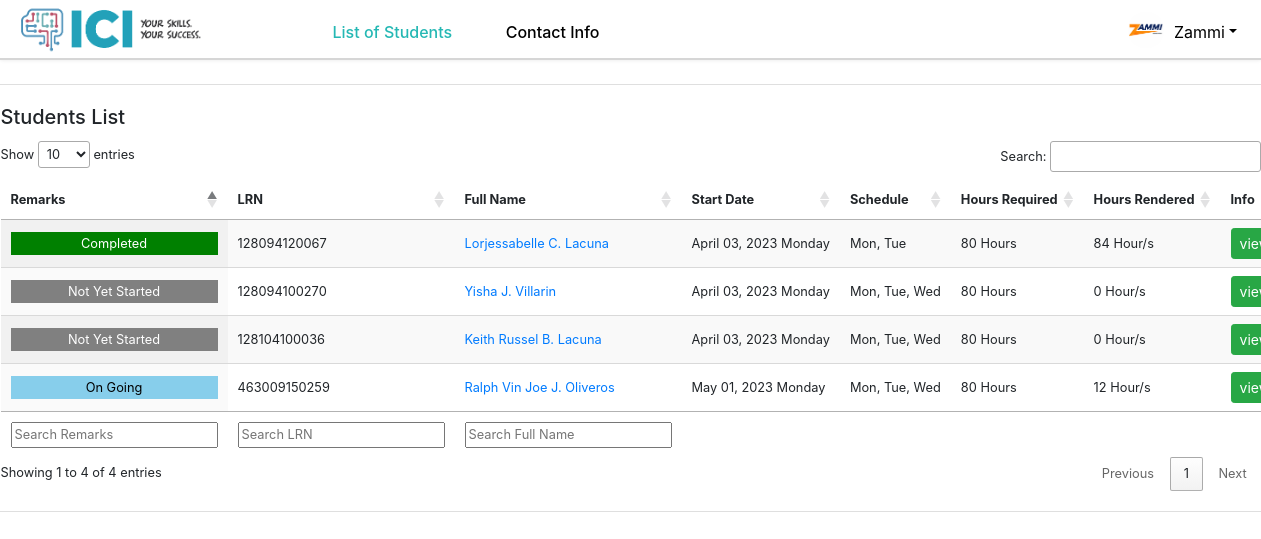
The page /department-studentslist.php (signed in) on the database its author committed.
### tables this page shows
CREATE TABLE `departments` (
  `ID` bigint(20) NOT NULL,
  `username` varchar(20) NOT NULL,
  `department` varchar(80) NOT NULL,
  `email` varchar(255) NOT NULL,
  `pass` varchar(500) NOT NULL,
  `address` varchar(255) NOT NULL,
  `number` varchar(500) NOT NULL,
  `fb` varchar(255) NOT NULL,
  `picture` text NOT NULL
);

CREATE TABLE `students` (
  `fname` varchar(80) NOT NULL,
  `mname` varchar(80) NOT NULL,
  `lname` varchar(80) NOT NULL,
  `lrn` varchar(12) NOT NULL,
  `email` varchar(255) NOT NULL,
  `cpnum` bigint(11) NOT NULL,
  `pass` varchar(255) NOT NULL,
  `nschool` text NOT NULL,
  `department` text NOT NULL,
  `coordinator` varchar(255) NOT NULL,
  `block` varchar(80) NOT NULL,
  `schoolyear` varchar(9) NOT NULL,
  `hrs` int(11) NOT NULL,
  `homeaddress` text NOT NULL,
  `bdate` date NOT NULL,
  `placeofbirth` varchar(500) NOT NULL,
  `Gender` varchar(80) NOT NULL,
  `nationality` text NOT NULL,
  `marital_status` text NOT NULL,
  `religion` varchar(1000) NOT NULL,
  `height` varchar(10) NOT NULL,
  `skills` varchar(700) NOT NULL,
  `qualifications` varchar(700) NOT NULL,
  `picture` text NOT NULL,
  `objective` text NOT NULL,
  `cr1name` text NOT NULL,
  `cr1relation` text NOT NULL,
  `cr1info` varchar(255) NOT NULL,
  `cr2name` text NOT NULL,
  `cr2relation` text NOT NULL,
  `cr2info` varchar(255) NOT NULL,
  `schedule` text NOT NULL,
  `startdate` date NOT NULL,
  `remarks` varchar(80) NOT NULL,
  `status` varchar(80) NOT NULL,
  `dateRegistered` date NOT NULL
);

### department-studentslist.php (the view, shortened to what this page needs)
<?php
    include "capstone_database.php";
    include "navigation_bar_department.php";
?>
<!DOCTYPE html>
<html lang="en">
<head>
    <link rel="stylesheet" href="https://cdn.jsdelivr.net/npm/bootstrap@4.5.3/dist/css/bootstrap.min.css" >
    <link rel="stylesheet" href="https://cdnjs.cloudflare.com/ajax/libs/twitter-bootstrap/4.5.2/css/bootstrap.css">
    <link rel="stylesheet" href="https://cdn.datatables.net/1.13.4/css/jquery.dataTables.min.css"/>
    <link rel="stylesheet" href="https://cdn.datatables.net/searchpanes/2.1.2/css/searchPanes.dataTables.min.css"/>
    <link rel="stylesheet" href="https://cdn.datatables.net/select/1.6.2/css/select.dataTables.min.css"/>
</head>
<body>
    <br>
<div class="container">
    <div class="row justify-content-md-center">
        <div class="col-sm-13">
            <div class="card mb-5">
                <div class="card-body table-sm small" style="max-width: 1300px">
                    <h5 class="card-title">Students List</h5>
                    <table id="table" class="display nowrap" style="width: 100%;">
                        <thead>
                            <tr>
                                <th>Remarks</th>
                                <th>LRN</th>
                                <th>Full Name</th>
                                <th>Start Date</th>
                                <th>Schedule</th>
                                <th>Hours Required</th>
                                <th>Hours Rendered</th>
                                <th>Info</th>
                            </tr>
                        </thead>
                        <tbody>
                        <?php
                         function remarks($remarks){
                            if ($remarks == "Completed") {
                                    return '<div style="background-color: green;  color: white; padding: 2px;">'.$remarks.'</div>';
                            } else if ($remarks == "On Going") {
                                    return '<div style="background-color: skyblue; color: black; padding: 2px;">'.$remarks.'</div>';
                            } else if ($remarks == "Declined") {
                                    return '<div style="background-color: red;  color: white; padding: 2px;">'.$remarks.'</div>';
                            } else if ($remarks == "Not Yet Started") {
                                return '<div style="background-color: gray;  color: white; padding: 2px;">'.$remarks.'</div>';
                            }
                        }
                            $dep = $_SESSION['department'];
                            $sql = "SELECT * FROM students WHERE `department` = '$dep'";
                            $query1 = mysqli_query($mysqli, $sql);
                            while ($students = mysqli_fetch_array($query1)) {
                                echo "<tr>";
                                echo "<td align='center'>";
                                echo remarks($students['remarks']);
                                echo "</td>";
                                echo "<td>";
                                echo $students['lrn'];
                                echo "</td>";
                                echo "<td>";
                                echo "<a href='' class='name-btn' data-toggle='modal' data-target='#nameModal' data-id='" . $students['lrn'] . "'>" . $students['fname'] . " " . substr($students['mname'], 0, 1) . ". " . $students['lname'] . "</a>";
                                echo "</td>";
                                echo "<td>";
                                if($students['startdate'] == "0000-00-00"){
                                    echo "";
                                } else {
                                    echo date('F d, Y' . " " . 'l', strtotime($students['startdate']));
                                }
                                echo "</td>";
                                echo "<td>";
                                echo $students['schedule'];
                                echo "</td>";
                                echo "<td>";
                                echo $students['hrs'] . " Hours";
                                echo "</td>";
                                echo "<td>";
                                    $hrs = "SELECT sum(numofhrs) FROM dtr WHERE lrn = '" . $students['lrn'] . "' AND (remarks = 'Approved' OR remarks = '')";
                                    $query = mysqli_query($mysqli, $hrs);
                                    $hours = mysqli_fetch_array($query);
                                    if($hours['sum(numofhrs)'] == ""){ echo "0 Hour/s";} else {echo $hours['sum(numofhrs)'] . " Hour/s";}
                                echo "</td>";
                                echo "<td align='center'>";
                                echo "<a class='btn btn-sm btn-success' href='dep-view.php?lrn=" . $students['lrn'] . "'>view</a>";
                                echo "</td>";
                                echo "</tr>";
                            }
                        ?>
                        </tbody>
                        <tfoot>
                                <th>Remarks</th>
                                <th>LRN</th>
                                <th>Full Name</th>
                                <th></th>
                                <th></th>
                                <th></th>
                                <th></th>
                                <th></th>
                        </tfoot>
                    </table>
                </div>
            </div>
        </div>
    </div>
</div>
</body>
</html>

### navigation_bar_department.php (shortened to what this page needs)
<!DOCTYPE html>
<html lang="en">
<head>
<link rel="stylesheet" href="https://stackpath.bootstrapcdn.com/bootstrap/4.5.0/css/bootstrap.min.css">
<link rel="stylesheet" href="https://maxcdn.bootstrapcdn.com/font-awesome/4.7.0/css/font-awesome.min.css">
</head>
<body>
<nav class="navbar navbar-expand-xl navbar-light" style="position: sticky; top: 0; background-color: #FFF; height: 60px;">
	<a href="#" class="navbar-brand"><img src="uploads/logo.png" alt="ICI logo"class="logo">
 </a>
	<div id="navbarCollapse" class="collapse navbar-collapse justify-content-start">
		<div class="navbar-nav">
        &nbsp;&nbsp;&nbsp;&nbsp;&nbsp;&nbsp;&nbsp;&nbsp;&nbsp; <a class="highlight1" href="department-studentslist.php" class="nav-item nav-link" style= "margin-left: 20px; margin-right: 20px;">List of Students</a> &nbsp;&nbsp;&nbsp;
			<a class="highlight2" href="dep-contactinfo.php" class="nav-item nav-link" style= "margin-left: 20px; margin-right: 20px;">Contact Info</a>
		</div>
		<div class="navbar-nav ml-auto">
			<div class="nav-item dropdown">
				<?php
					include 'capstone_database.php';
					function firstName($string) {
						$word = strtok($string, ' ');
						return $word !== false ? $word : '';
					}
					$myseq = "SELECT * FROM `departments` WHERE `ID` ='" . $_SESSION['department'] . "'";
					$result = mysqli_query($mysqli, $myseq);
					$row = mysqli_fetch_assoc($result);
				?>
				<a style="color: black;" href="#" data-toggle="dropdown" class="nav-link dropdown-toggle user-action"><img src="uploads/<?php echo $row['picture'] ?>" class="avatar" alt="Avatar"><?php echo firstName($row['department']); ?><b class="caret"></b></a>
			</div>
		</div>
	</div>
</nav>
</body>
</html>

### navigation_bar_department.php (style rules this page uses)
body { background: #FFF; height: auto; }
.navbar { background: #000; padding-left: 16px; padding-right: 16px; border-bottom: 2px solid #d6d6d6; box-shadow: 0 0 4px rgba(0,0,0,.1); z-index: 100; }
.nav-link img { border-radius: 50%; width: 36px; height: 36px; margin: -8px 0; float: left; margin-right: 10px; }
.navbar .navbar-brand { color: black; padding-left: 0; padding-right: 50px; font-family: 'Merienda One', sans-serif; }
.logo { width: 190px; top: 12px; list-style: none; }
.navbar-nav a { margin-top: 5px; }
.highlight1, .highlight2 { color: #000; font-weight: 500; }

### department-studentslist.php (style rules this page uses)
#table thead th:nth-child(1), #table tbody td:nth-child(1), #table thead th:nth-child(2), #table tbody td:nth-child(2) { position: sticky; left: 0; background-color: white; z-index: 1; }
#table thead th { position: sticky; top: 0; background-color: white; z-index: 1; }
.highlight1 { color: #25B8B4; font-weight: 500; }

### rows shown on the page
departments: picture (picture), department "Zammi"
students: remarks "Not Yet Started", lrn "128094100270", fname "Yisha", mname "J", lname "Villarin", startdate "April 03, 2023 Monday", schedule "Mon, Tue, Wed", hrs "80", shows "0 Hour/s"
students: remarks "Completed", lrn "128094120067", fname "Lorjessabelle", mname "C", lname "Lacuna", startdate "April 03, 2023 Monday", schedule "Mon, Tue", hrs "80", sum "84"
students: remarks "Not Yet Started", lrn "128104100036", fname "Keith Russel", mname "B", lname "Lacuna", startdate "April 03, 2023 Monday", schedule "Mon, Tue, Wed", hrs "80", shows "0 Hour/s"
students: remarks "On Going", lrn "463009150259", fname "Ralph Vin Joe", mname "J", lname "Oliveros", startdate "May 01, 2023 Monday", schedule "Mon, Tue, Wed", hrs "80", sum "12"
